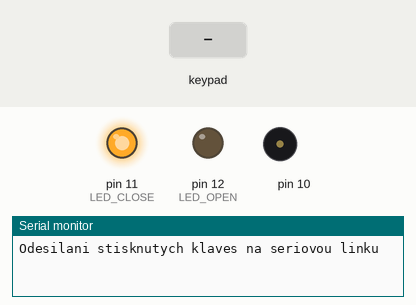
The sketch below on a simulated Arduino Uno, built with avr-gcc and run on an emulated ATmega328P. On the bench: output pins drawn as LEDs (lit = HIGH), buzzer (waves = sounding), the last lines printed to the serial monitor. The test bench sets the inputs (shaded band).

Above: at 1.2 s.
1.3 s: keypad keys 0 0 0 0 pressed 0.4 s apart
At 1.55 s:
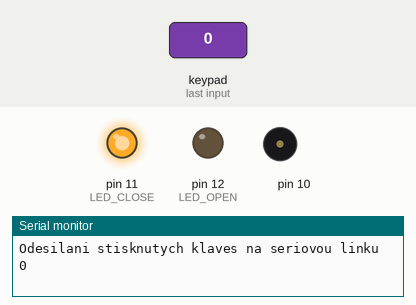
4.4 s: keypad keys 1 9 4 7 # pressed 0.4 s apart
At 6.7 s:
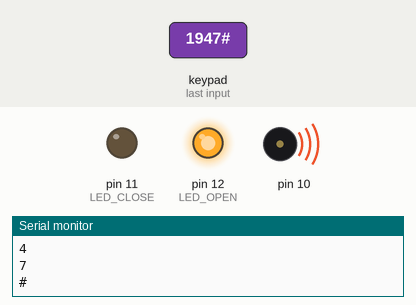
7.9 s: key 'A' pressed
10.9 s: key 'B' pressed
At 12.1 s:
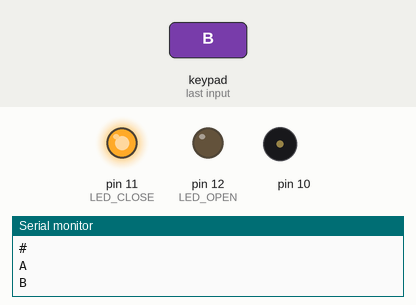
12.4 s: key 'C' pressed
At 13.4 s:
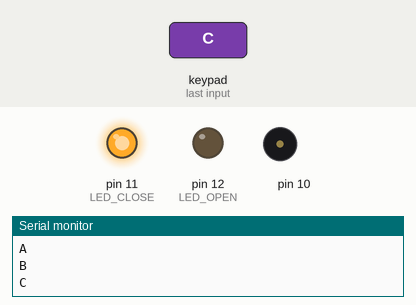
13.9 s: keypad keys 0 0 0 0 * pressed 0.4 s apart
At 14.15 s:
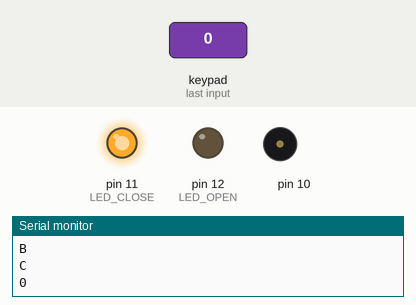
Timing chart, 0 to 17.1 s (numbered marks = the images above; inputs shaded):
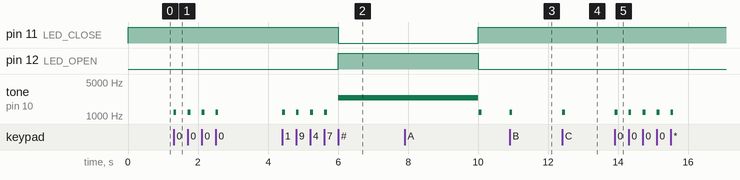

The sketch:

klavesnice2SP.ino
```cpp
#include <Keypad.h>

int LED_CLOSE = 11; // červená LED
int LED_OPEN = 12; // zelená LED


const byte ROWS = 4; // 4 řádky
const byte COLS = 4; // 4 sloupce

// sem se budou ukládat stiskuté znaky
char pressedKey[5] = {'0','0','0','0'};
// náš kód pro otevření dveří
char code[5] = {'1','9','4','7'};


// zde si napíšete jak Vaše
// membránová klávesnice vypadá
char hexaKeys[ROWS][COLS] = {
  {'1','2','3','A'},
  {'4','5','6','B'},
  {'7','8','9','C'},
  {'*','0','#','D'}
};
byte rowPins[ROWS] = {9, 8, 7, 6}; //čísla pinů s řadkem 1 2 3 4
byte colPins[COLS] = {5, 4, 3, 2}; //čísla pinu se sloupcem 1 2 3 4

//initializuje objekt klávesnice s názvem customKeypad
Keypad customKeypad = Keypad( makeKeymap(hexaKeys), rowPins, colPins, ROWS, COLS);

void setup(){
  Serial.begin(9600);
  Serial.println("Odesilani stisknutych klaves na seriovou linku");
  pinMode(LED_OPEN, OUTPUT); // pin jako výstup
  pinMode(LED_CLOSE, OUTPUT); // pin jako výstup

  digitalWrite(LED_CLOSE, HIGH); // rozsvítí červenou
}

void loop(){
  // přečte stiskuté tlačítko a uloží do customKey
  char customKey = customKeypad.getKey();

  if (customKey){
    // když je stisknuto potvrzovací tlačítko #
    Serial.println(customKey);
    if (customKey == '#')
    {
    // když se pole kódu rovná poli stiskutých talčítek
      if ((pressedKey[0] == code[0]) && (pressedKey[1] == code[1]) && (pressedKey[2] == code[2]) && (pressedKey[3] == code[3]))
        {

          digitalWrite(LED_CLOSE, LOW); // zhasni červenou
          digitalWrite(LED_OPEN, HIGH); // rozsvit zelenou
          tone(10,2400,4000); // zahraj tón na pinu 10 (2400Hz, 4sec)
          delay(4000); // čekej 4 sekundy
          digitalWrite(LED_OPEN, LOW); // zhasni zelenou
          digitalWrite(LED_CLOSE, HIGH); // zhasni červenou
          // vynuluj stiskuté tlačítka
          pressedKey[0] = '0';
          pressedKey[1] = '0';
          pressedKey[2] = '0';
          pressedKey[3] = '0';
        }
    // jinak přo špatném kódu zahraj jiný tón a nic nedělej
    else tone(10,500,1000); //tón na pinu 10 (500Hz, 1 vteřina)
    }

    // když není stisknuto potvrzovací tlačítko #
     else
    {

    //přidej znak do pole a znaky posuň
    pressedKey[0] = pressedKey[1];
    pressedKey[1] = pressedKey[2];
    pressedKey[2] = pressedKey[3];
    pressedKey[3] = customKey;

    // zahraje tón při stisku tlačítka
    tone(10,1200,80);
    }
}
}
```

Measured:
- after the input at 1.3 s, tone on pin 10: alternates 1200 Hz for 0.08 s and silent for 0.32 s, 8 changes in all, then stays silent, starting at once
- after the input at 4.4 s, pin 11 (LED_CLOSE): HIGH → LOW after 1.6 s; pin 12 (LED_OPEN): LOW → HIGH after 1.6 s; tone on pin 10: silent → 1200 Hz at once, then repeats every 0.39 s: silent 0.31 s, 1200 Hz 0.08 s, until it stays 2400 Hz from 6.0 s
- after the input at 10.9 s, tone on pin 10: silent → 1200 Hz at once, → silent 0.08 s later
- after the input at 12.4 s, tone on pin 10: silent → 1200 Hz at once, → silent 0.08 s later
- after the input at 13.9 s, tone on pin 10: alternates 1200 Hz for 0.08 s and silent for 0.32 s, 10 changes in all, then stays silent, starting at once
